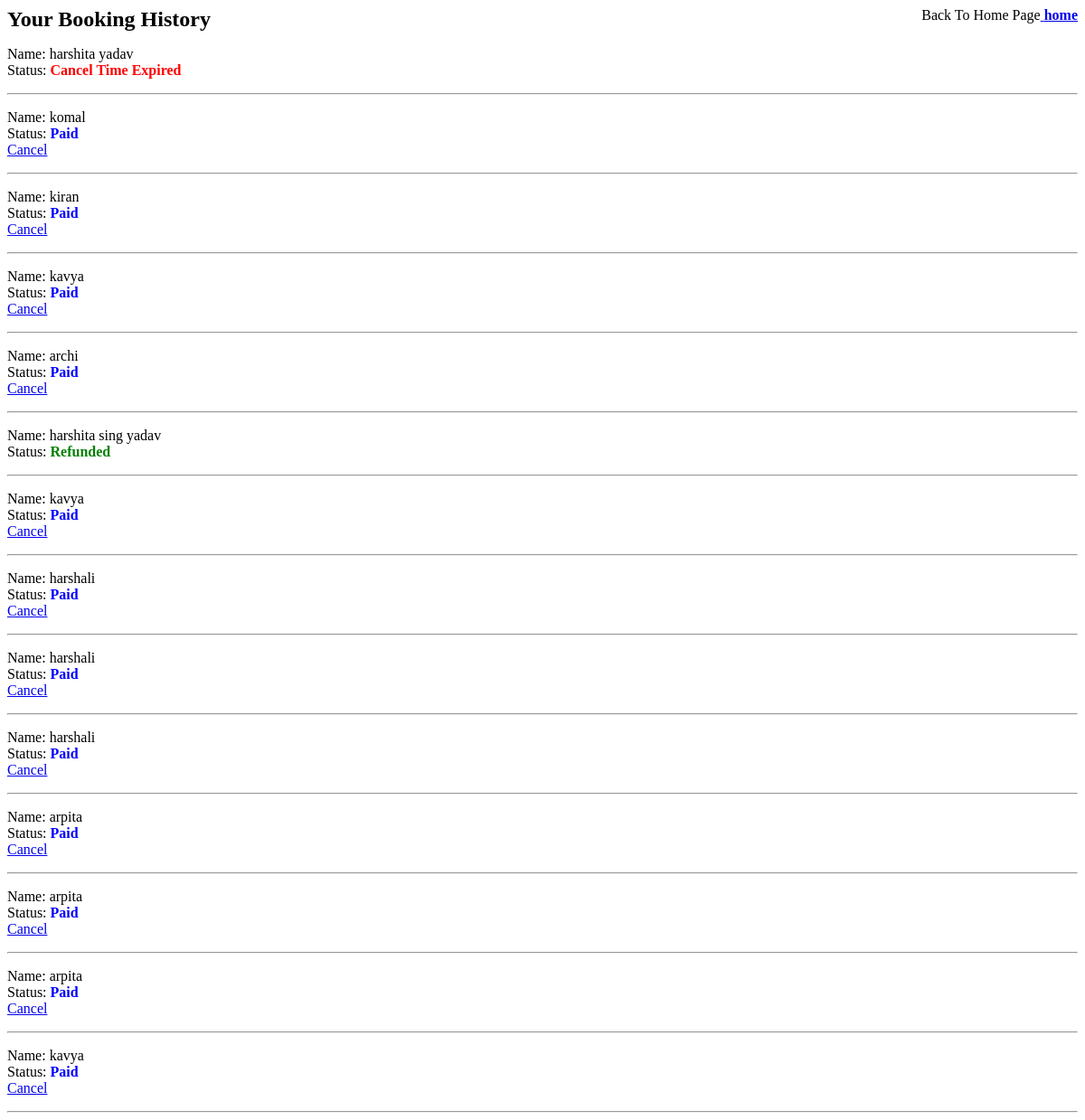
Before: /history (signed in) with the older database file.
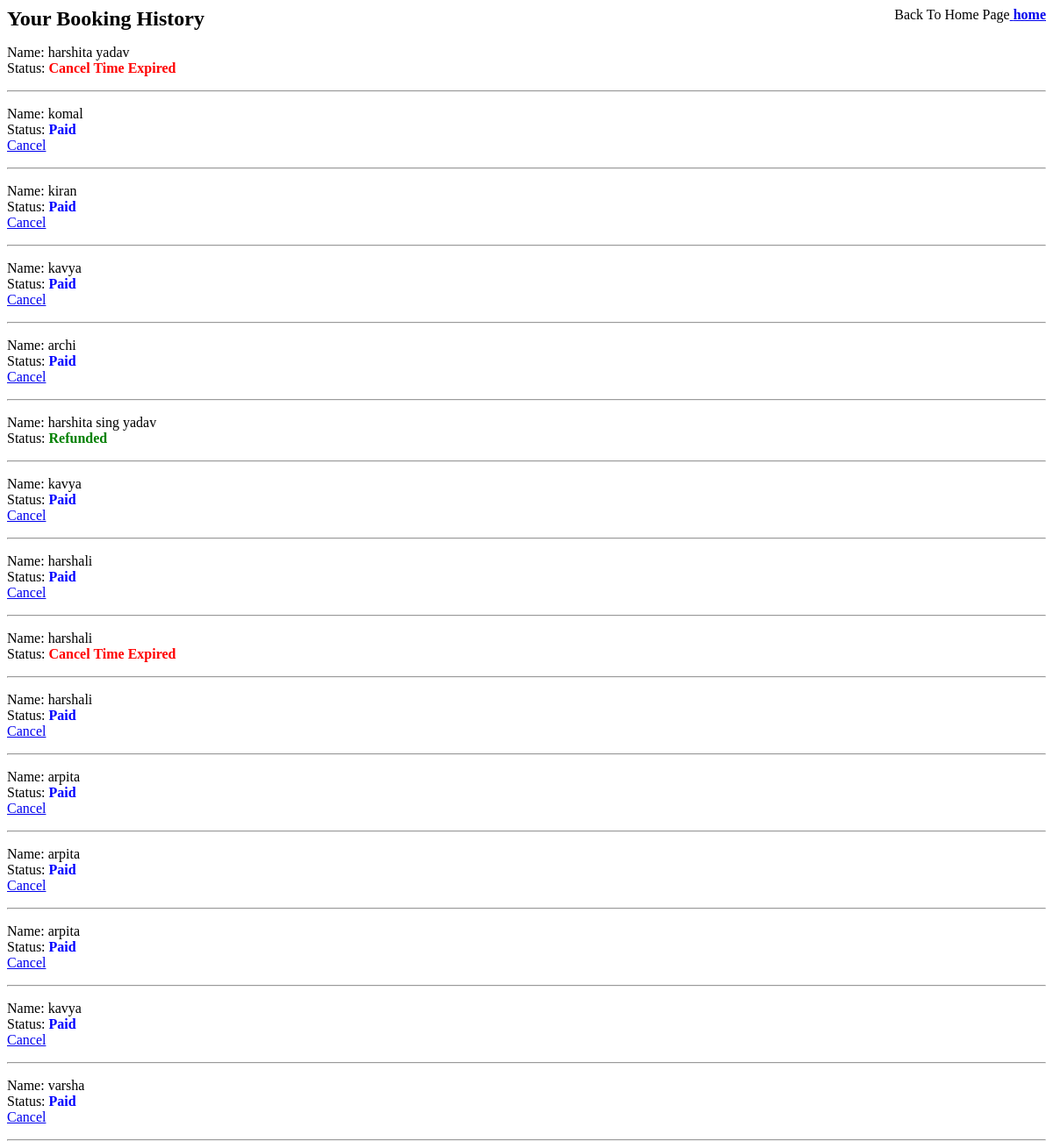
After: the same page with the newer database file.
### myapp/models.py (models this page shows, shortened)
class roomBook(models.Model):
    user = models.ForeignKey(User, on_delete=models.CASCADE)
    id = models.AutoField(primary_key=True)
    your_name = models.CharField(max_length=100)
    your_email = models.EmailField(max_length=100)
    checkin = models.DateField()
    checkout = models.DateField()
    guests = models.IntegerField()
    payment_status = models.CharField(max_length=20, default="Pending")
    paypal_order_id = models.CharField(max_length=200, null=True, blank=True)
    paypal_capture_id = models.CharField(max_length=200, null= True, blank = True)
    created_at = models.DateTimeField(auto_now_add=True)
    email_status = models.CharField(max_length=10, default="Unsent")

### myapp/views.py (the view)
# urls.py: path('history', views.history, name='history'),
def history(request):
    if request.user.is_anonymous:
        return redirect("/login")
    bookings = roomBook.objects.all()#filter(your_email=request.user.email)
    return render(request, "history.html", {"bookings": bookings})

### templates/history.html
<h2 style="display: inline-block; margin: 0;">Your Booking History</h2>
<p style="display: inline-block; float: right; margin: 0;">Back To Home Page<a href="/index3" style="font-weight: bold;"> home</a></p>
{% for b in bookings %}
<p>
Name: {{b.your_name}} <br>
Status:
{% if b.payment_status == "Paid" %}
    <span style="color:blue; font-weight:bold;">{{b.payment_status}}</span>
{% elif b.payment_status == "Pending" %}
    <span style="color:orange; font-weight:bold;">{{b.payment_status}}</span>
{% elif b.payment_status == "Refunded" %}
    <span style="color:green; font-weight:bold;">{{b.payment_status}}</span>
{% elif b.payment_status == "Cancel Time Expired" %}
    <span style="color:red; font-weight:bold;">{{b.payment_status}}</span>
{% endif %}
<br>
{% if b.payment_status == "Paid" or b.payment_status == "Pending" %}
    <a href="/cancel_booking/{{b.id}}">Cancel</a>
{% endif %}
</p>
<hr>
{% endfor %}

Changed rows visible on the page:
changed roomBook (number 9 of 15 on the later page): payment_status "Paid" → "Cancel Time Expired"
added roomBook: your_name "varsha", payment_status "Paid"
